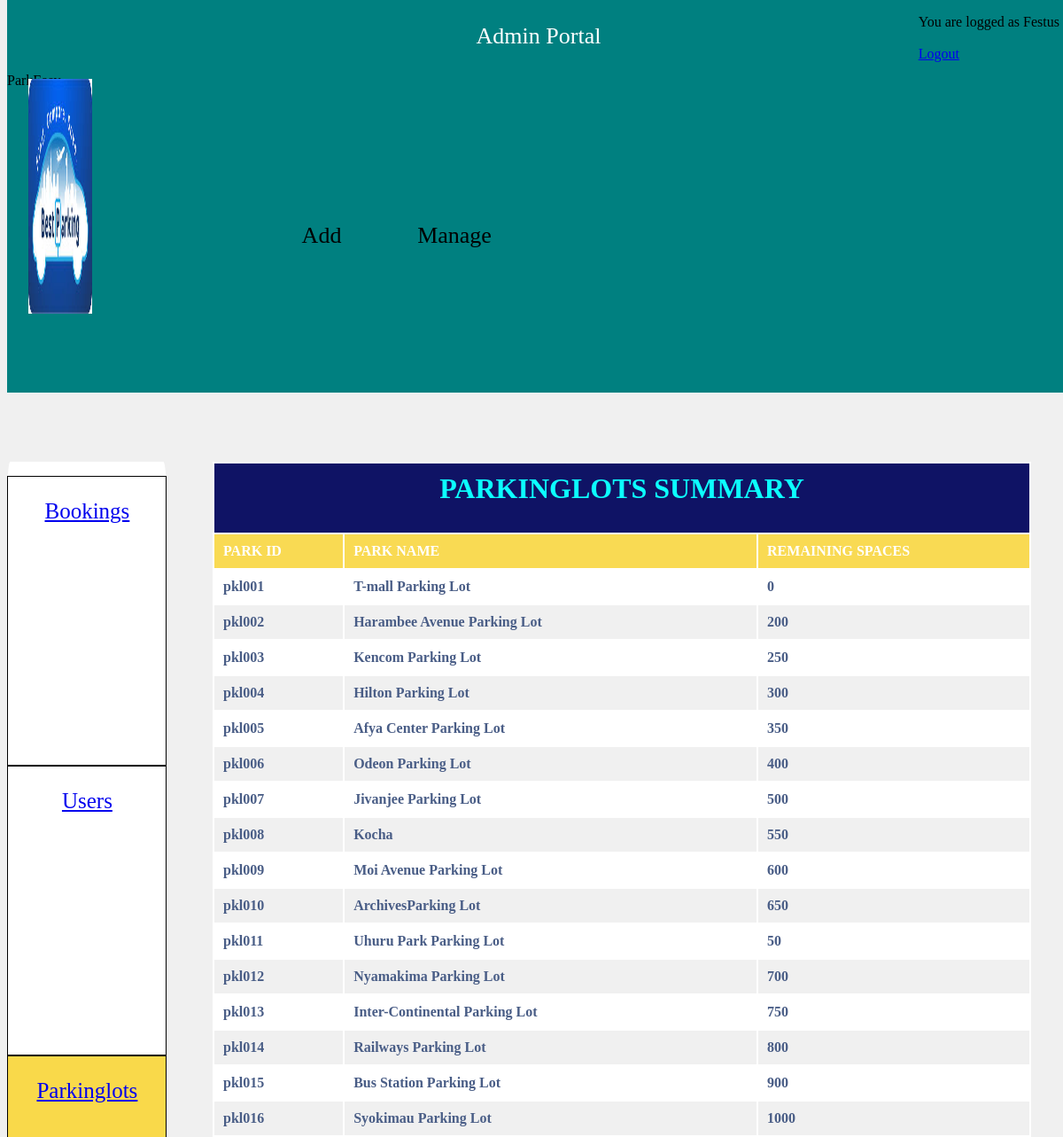
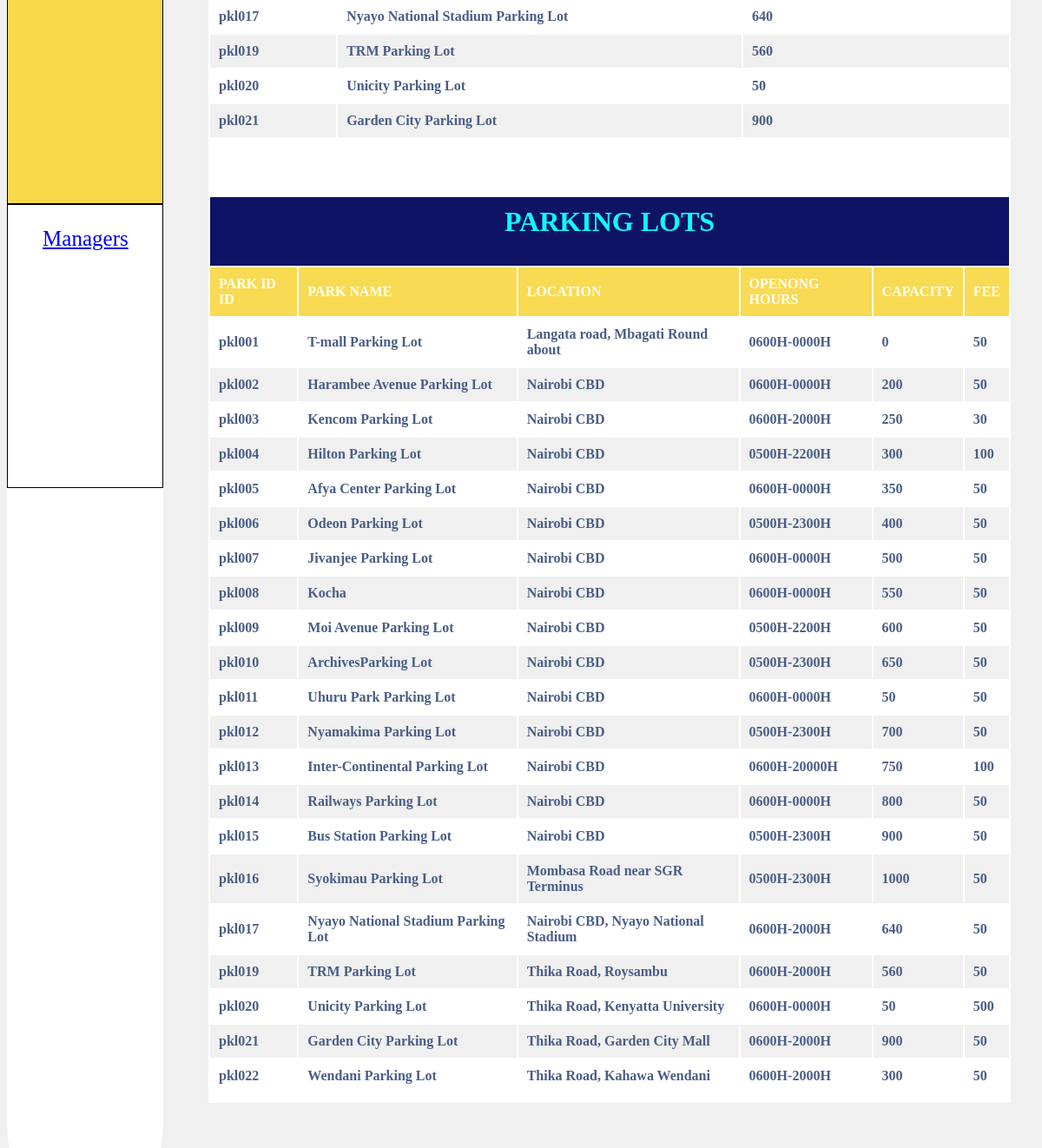
The app's page /parkinglots.php (signed in) with its own data (2 pictures, top to bottom).
### tables this page shows
CREATE TABLE IF NOT EXISTS `parkinglot` (
  `parkid` varchar(20) NOT NULL,
  `parkname` varchar(50) DEFAULT NULL,
  `location` varchar(50) DEFAULT NULL,
  `openinghours` varchar(50) DEFAULT NULL,
  `capacity` int(20) DEFAULT NULL,
  `fee` int(20) DEFAULT NULL,
  PRIMARY KEY (`parkid`)
);

### parkinglots.php (the view, shortened to what this page needs)
<?php
include'managersession.php';
$username=$_SESSION['username'];
            $query0="Select curtime() as timenow,curdate() as datenow from dual";
	        $result0=mysqli_query($conn,$query0);
	        $row0=mysqli_fetch_assoc($result0);
	        $curtime=$row0['timenow'];
	        $curdate=$row0['datenow'];
	        $dttimenow=$curdate." ".$curtime;
	        $datetimenow=strtotime($dttimenow);
?>
<html>
   <head>
	<link rel="stylesheet" type="text/css" href="admin.css">
	<link rel="stylesheet" href="https://cdnjs.cloudflare.com/ajax/libs/font-awesome/4.7.0/css/font-awesome.min.css">
   </head >
   <body>
      <div id="body-home">
   	 <Header class="header">
   	 	<div class="logo"> <img src="logo.jpg" ></div>
		<div>
		 <p id="motto">Admin Portal</p>
		 </div>
		 <p>ParkEasy </p>
		 <div id="greetings">
		   <ul>
	          <li>
		         <?php
	                $query="select * from admin where username='$username'";
	                $result=mysqli_query($conn,$query);
	                $row=mysqli_fetch_assoc($result);
	                $mname=$row['firstname'];
	                $row1=mysqli_num_rows($result);
			        if($row1>0){
						   echo 'You are logged as '.$mname;
					}
			    ?>
		      </li><br>
		     <li><a href="logout.php">Logout</a></li>
		   </ul>
		</div>
     </header>
        <h1>Welcome</h1>
		<nav>
   	 	   <ul>
   	 			<li><a href="add_car_park.php">Add</a></li>
   	 			<li><a href="Manage_CarPark.php">Manage</a></li>
   	    </ul>
   	 </nav>
	     <div id="sidepanel">
             <ul>
			      <a href="admin_view.php"><li><p>Bookings</p></li></a>
			      <a href="users.php"><li><p>Users<p></li></a>
			      <div id="current"><a href="parkinglots.php"><li><p>Parkinglots</p></li></a></div>
			      <a href="managers.php"><li><p>Managers</p></li></a>
			 </ul>
	     </div>
		<div id="viewpanel">
             <?php
                   include 'dbconn.php';
				   $result1=mysqli_query($conn,$sqldata1);
		           echo '<table border=0 cellpadding=10>';
				   echo '<tr><th colspan=3 id="title"><h1>Parkinglots Summary</h1></th></tr>';
		           echo "<tr><th>Park ID</th><th>Park Name</th><th>Remaining Spaces</th></tr>";
		           while($row1=mysqli_fetch_array($result1, MYSQLI_ASSOC)){
				   echo "<tr>";
			       echo "<td>".$row1['parkid']."</td>";
			       echo "<td>".$row1['parkname']."</td>";
			       echo "<td>".$row1['remaining_spaces']."</td>";
			       echo "</tr>";                                                   }
		           echo "</table>";
				   $sqldata2="SELECT * from parkinglot";
                   $result2=mysqli_query($conn,$sqldata2);
		           echo '<table border=0 cellpadding=10>';
				   echo '<tr><th colspan=6 id="title"><h1>PARKING LOTS</h1></th></tr>';
		           echo "<tr><th>PARK ID ID</th><th>PARK NAME</th><th>LOCATION</th></th><th>OPENONG HOURS</th></th><th>CAPACITY</th></th><th>FEE</th></tr>";
		           while($row1=mysqli_fetch_array($result2, MYSQLI_ASSOC)){
				   echo "<tr>";
			       echo "<td>".$row1['parkid']."</td>";
			       echo "<td>".$row1['parkname']."</td>";
			       echo "<td>".$row1['location']."</td>";
			       echo "<td>".$row1['openinghours']."</td>";
			       echo "<td>".$row1['capacity']."</td>";
			       echo "<td>".$row1['fee']."</td>";
			       echo "</tr>";                                                   }
		           echo "</table>";
				   ?>
		</div>

### admin.css (style rules this page uses)
.header { width: 100%; height: 17%; margin: 0 auto; background-color:teal; position:fixed; top:0px; padding-bottom:0px; z-index:1000; }
nav { width: auto; height: 7%; position:fixed; top:9.6%; padding-top:0px; z-index:1000; background:; margin-left:20%; }
nav ul li { list-style: none; width: 150px; line-height: 10px; float: left; margin-top:0px; height:100%; text-align:center; margin-top:-1.5%; }
nav ul li a { color: black; display:inline-block; text-decoration:none; font-family:calibri; font-size:26px; font-style:bold; padding-top:; }
body { background-color:#f0f0f0; }
.logo img { position: absolute; top: 20%; width:06%; height:60%; margin-left:2%; }
#motto { color:#ffffff; font-size:26px; text-align:center; position:position; left:5%; }
#sidepanel { height:80%; width:15%; border-radius:2%; background:#ffffff; position:fixed; top:20%; z-index:1%; }
#sidepanel ul li { display:block; font-family:calibri; font-size:25px; background:white; height:12%; border:1px black solid; text-align:center; align-items:center; align-content:justify; }
#sidepanel ul { width:100%; margin-left:-22%; height:130%; list-style:none; }
#viewpanel { position:absolute; top:20%; left:20%; width:77%; height:78%; background:#ffffff; margin:0 auto; }

### parkinglots.php (style rules this page uses)
table { opacity:.95; width:100%; text-align:left; padding-bottom:7%; }
#title { background:#03075D; color:aqua; text-align:center; }
th { background:#F9D94A; color:white; text-transform:uppercase; }
td { color:#405580; font-weight:bold; }
tr:nth-child(even) { background:#f0f0f0; }
tr:nth-child(odd) { background:white; }
#greetings ul { position:absolute; right:1%; top:0%; }
#greetings ul li { list-style:none; }
#current a li { background:#F9D94A; }

### records on screen
parkinglot: parkid "pkl001", parkname "T-mall Parking Lot", location "Langata road, Mbagati Round about", openinghours "0600H-0000H", capacity "0", fee "50"
parkinglot: parkid "pkl002", parkname "Harambee Avenue Parking Lot", location "Nairobi CBD", openinghours "0600H-0000H", capacity "200", fee "50"
parkinglot: parkid "pkl003", parkname "Kencom Parking Lot", location "Nairobi CBD", openinghours "0600H-2000H", capacity "250", fee "30"
parkinglot: parkid "pkl004", parkname "Hilton Parking Lot", location "Nairobi CBD", openinghours "0500H-2200H", capacity "300", fee "100"
parkinglot: parkid "pkl005", parkname "Afya Center Parking Lot", location "Nairobi CBD", openinghours "0600H-0000H", capacity "350", fee "50"
parkinglot: parkid "pkl006", parkname "Odeon Parking Lot", location "Nairobi CBD", openinghours "0500H-2300H", capacity "400", fee "50"
parkinglot: parkid "pkl007", parkname "Jivanjee Parking Lot", location "Nairobi CBD", openinghours "0600H-0000H", capacity "500", fee "50"
parkinglot: parkid "pkl008", parkname "Kocha", location "Nairobi CBD", openinghours "0600H-0000H", capacity "550", fee "50"
parkinglot: parkid "pkl009", parkname "Moi Avenue Parking Lot", location "Nairobi CBD", openinghours "0500H-2200H", capacity "600", fee "50"
parkinglot: parkid "pkl010", parkname "ArchivesParking Lot", location "Nairobi CBD", openinghours "0500H-2300H", capacity "650", fee "50"
parkinglot: parkid "pkl011", parkname "Uhuru Park Parking Lot", location "Nairobi CBD", openinghours "0600H-0000H", capacity "50", fee "50"
parkinglot: parkid "pkl012", parkname "Nyamakima Parking Lot", location "Nairobi CBD", openinghours "0500H-2300H", capacity "700", fee "50"
parkinglot: parkid "pkl013", parkname "Inter-Continental Parking Lot", location "Nairobi CBD", openinghours "0600H-20000H", capacity "750", fee "100"
parkinglot: parkid "pkl014", parkname "Railways Parking Lot", location "Nairobi CBD", openinghours "0600H-0000H", capacity "800", fee "50"
parkinglot: parkid "pkl015", parkname "Bus Station Parking Lot", location "Nairobi CBD", openinghours "0500H-2300H", capacity "900", fee "50"
parkinglot: parkid "pkl016", parkname "Syokimau Parking Lot", location "Mombasa Road near SGR Terminus", openinghours "0500H-2300H", capacity "1000", fee "50"
parkinglot: parkid "pkl017", parkname "Nyayo National Stadium Parking Lot", location "Nairobi CBD, Nyayo National Stadium", openinghours "0600H-2000H", capacity "640", fee "50"
parkinglot: parkid "pkl019", parkname "TRM Parking Lot", location "Thika Road, Roysambu", openinghours "0600H-2000H", capacity "560", fee "50"
parkinglot: parkid "pkl020", parkname "Unicity Parking Lot", location "Thika Road, Kenyatta University", openinghours "0600H-0000H", capacity "50", fee "500"
parkinglot: parkid "pkl021", parkname "Garden City Parking Lot", location "Thika Road, Garden City Mall", openinghours "0600H-2000H", capacity "900", fee "50"
parkinglot: parkid "pkl022", parkname "Wendani Parking Lot", location "Thika Road, Kahawa Wendani", openinghours "0600H-2000H", capacity "300", fee "50"

### other values on screen
$mname "Festus"
$row1['parkid'] "pkl001"
$row1['parkname'] "T-mall Parking Lot"
$row1['remaining_spaces'] "0"
$row1['parkid'] "pkl002"
$row1['parkname'] "Harambee Avenue Parking Lot"
$row1['remaining_spaces'] "200"
$row1['parkid'] "pkl003"
$row1['parkname'] "Kencom Parking Lot"
$row1['remaining_spaces'] "250"
$row1['parkid'] "pkl004"
$row1['parkname'] "Hilton Parking Lot"
$row1['remaining_spaces'] "300"
$row1['parkid'] "pkl005"
$row1['parkname'] "Afya Center Parking Lot"
